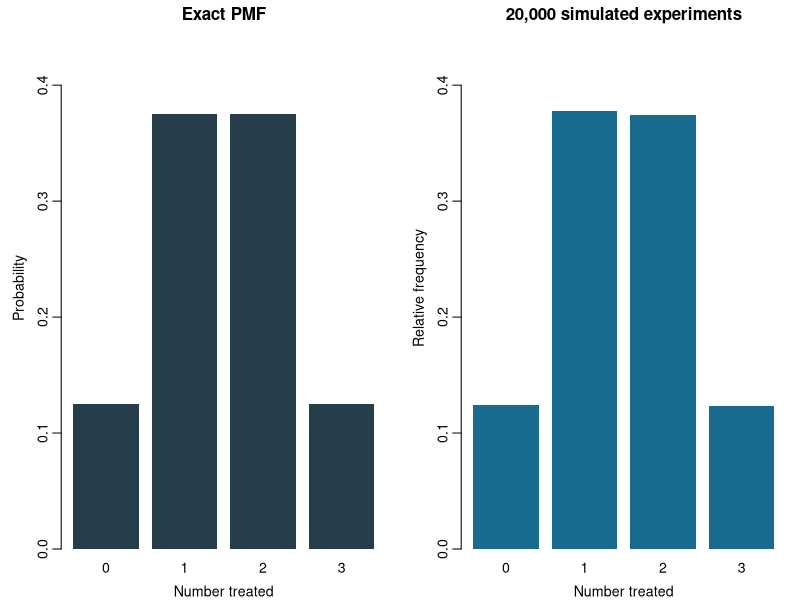
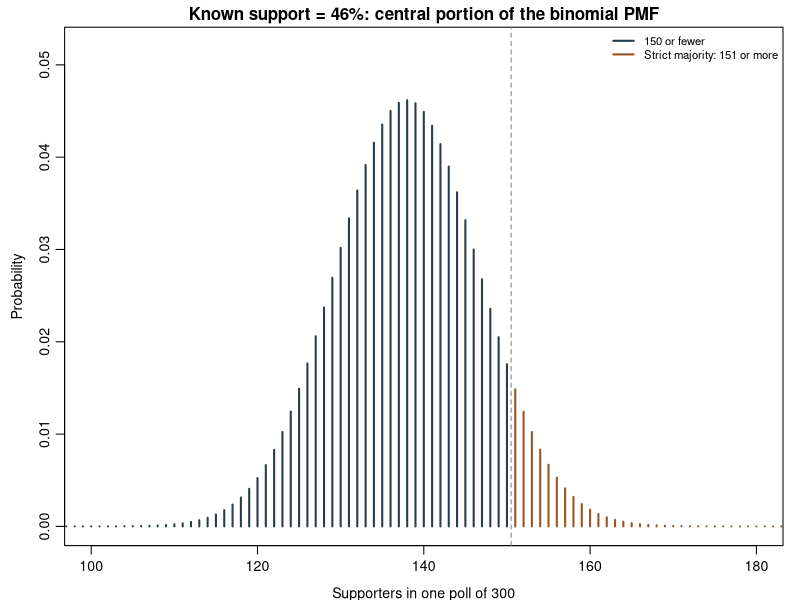
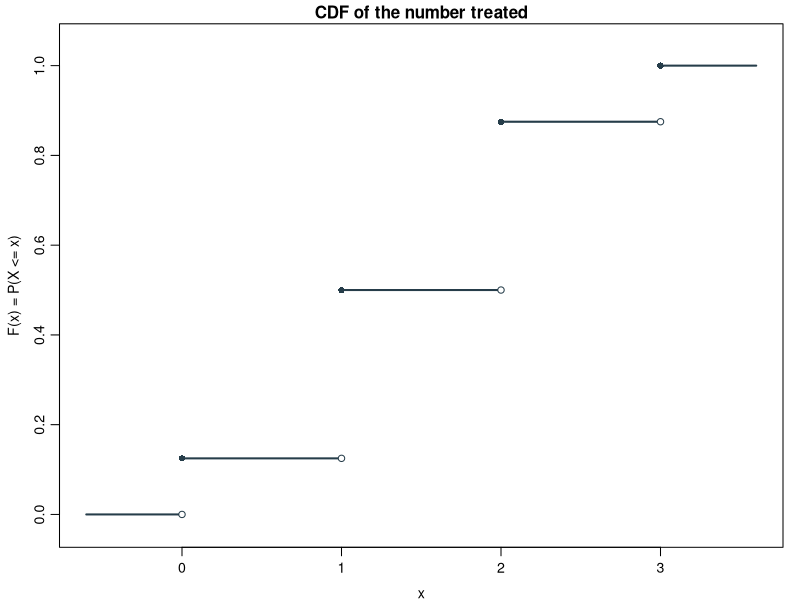
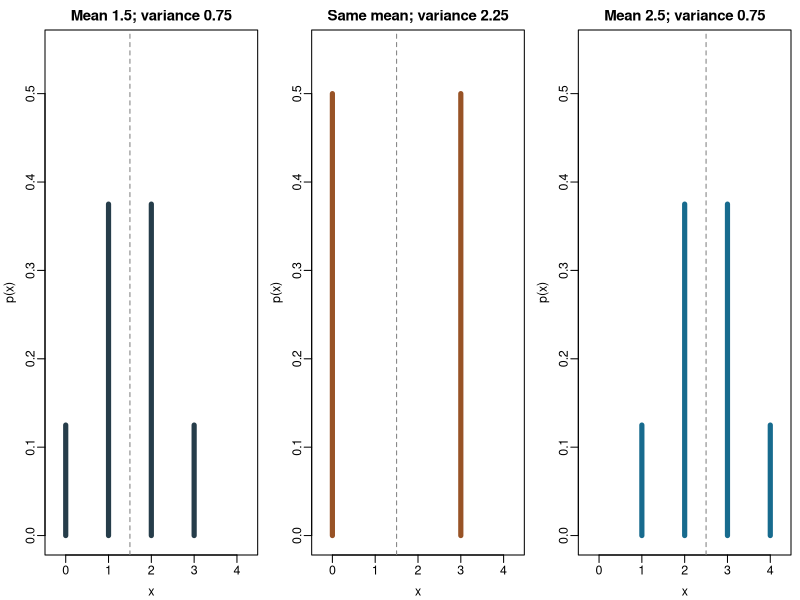

Write the R code that produced these figures, in order.
# POLI 210, September 23, 2026. Instructor review draft; base R only.
# Run the full script once. Then rerun named sections for demonstrations.
# N always counts repeated experiments, not units within one experiment.

## ---- demo-setup ----
N <- 20000L
theory_color <- "#263d4a"
simulation_color <- "#176b8e"
event_color <- "#985326"

## ---- assignment-pmf ----
assignments <- expand.grid(unit1 = c("C", "T"),
                           unit2 = c("C", "T"),
                           unit3 = c("C", "T"))
assignments$number_treated <- rowSums(assignments == "T")
xs <- 0:3
pmf <- as.numeric(table(factor(assignments$number_treated,
                              levels = xs))) / nrow(assignments)
data.frame(x = xs, probability = pmf)

## ---- assignment-sim ----
set.seed(92301)
N <- 20000L
X <- replicate(N, {
  assignment <- sample(c("C", "T"), 3, replace = TRUE)
  sum(assignment == "T")
})
head(X)

## ---- assignment-direct ----
set.seed(92302)
X_direct <- sample(0:3, N, replace = TRUE,
                   prob = c(1, 3, 3, 1) / 8)
set.seed(92303)
X_binom <- rbinom(N, size = 3, prob = 0.5)

## ---- pmf-comparison ----
relative_frequency <- function(z) {
  as.numeric(table(factor(z, levels = 0:3))) / length(z)
}
comparison <- data.frame(
  x = xs, exact = pmf,
  individual_assignments = relative_frequency(X),
  direct_pmf = relative_frequency(X_direct),
  binomial = relative_frequency(X_binom))
round(comparison, 4)

## ---- pmf-plot ----
par(mar = c(3, 3.6, 1.6, .8), mgp = c(2, .6, 0),
    mfrow = c(1, 2), cex = .85)
barplot(pmf, names.arg = xs, col = theory_color,
        ylim = c(0, .45), ylab = "Probability", xlab = "Number treated",
        main = "Exact PMF", border = NA)
barplot(relative_frequency(X), names.arg = xs, col = simulation_color,
        ylim = c(0, .45), ylab = "Relative frequency", xlab = "Number treated",
        main = "20,000 simulated experiments", border = NA)
par(mfrow = c(1, 1))

## ---- expectation ----
mu <- sum(xs * pmf)
c(exact_mean = mu, simulated_mean = mean(X),
  probability_all_same = mean(X == 0 | X == 3))

## ---- poll-exact ----
poll_size <- 300L
support <- 0.46
poll_mean <- poll_size * support
poll_lead <- pbinom(150, size = poll_size, prob = support,
                    lower.tail = FALSE)
c(expected_supporters = poll_mean, probability_sample_lead = poll_lead)

## ---- poll-plot ----
counts <- 0:poll_size
poll_pmf <- dbinom(counts, size = poll_size, prob = support)
par(mar = c(3.2, 3.8, 1.6, 1), mgp = c(2.3, .7, 0), cex = .85)
plot(counts, poll_pmf, type = "h", lwd = 2,
     col = ifelse(counts > 150, event_color, theory_color),
     xlim = c(100, 180), ylim = c(0, .052),
     xlab = "Supporters in one poll of 300", ylab = "Probability",
     main = "Known support = 46%: central portion of the binomial PMF")
abline(v = 150.5, lty = 2, col = "gray50")
legend("topright", legend = c("150 or fewer", "Strict majority: 151 or more"),
       col = c(theory_color, event_color), lwd = 2, bty = "n", cex = .8)

## ---- cdf-plot ----
par(mar = c(3.1, 3.5, 1.4, 1), mgp = c(2.2, .7, 0), cex = .85)
cuts <- c(-.6, 0:3, 3.6)
heights <- c(0, cumsum(pmf))
plot(NA, xlim = c(-.6, 3.6), ylim = c(-.03, 1.05),
     xlab = "x", ylab = "F(x) = P(X <= x)",
     main = "CDF of the number treated")
segments(cuts[-length(cuts)], heights, cuts[-1], heights,
         lwd = 2, col = theory_color)
points(xs, cumsum(pmf), pch = 16, col = theory_color)
points(xs, c(0, cumsum(pmf)[1:3]), pch = 21, bg = "white", col = theory_color)

## ---- poll-sim ----
set.seed(92304)
polls <- rbinom(N, size = 300, prob = 0.46)
c(simulated_mean = mean(polls),
  simulated_probability_lead = mean(polls > 150),
  exact_probability_lead = poll_lead)

## ---- transform ----
Y <- (X - 1.5)^2
c(prob_Y_0.25 = mean(Y == .25), prob_Y_2.25 = mean(Y == 2.25),
  mean_Y = mean(Y))

## ---- variance ----
v <- sum((xs - mu)^2 * pmf)
c(exact_variance = v, shortcut = sum(xs^2 * pmf) - mu^2,
  simulated_squared_deviation = mean((X - mu)^2),
  sample_variance = var(X), sample_sd = sd(X))

## ---- spread-plot ----
par(mfrow = c(1, 3), mar = c(3, 3, 2, .6), mgp = c(1.9, .5, 0), cex = .75)
plot_one <- function(values, probs, title, color) {
  plot(NA, xlim = c(-.3, 4.3), ylim = c(0, .55), xlab = "x", ylab = "p(x)",
       main = title, xaxt = "n")
  axis(1, at = 0:4)
  segments(values, 0, values, probs, lwd = 5, col = color)
  abline(v = sum(values * probs), lty = 2, col = "gray50")
}
plot_one(xs, pmf, "Mean 1.5; variance 0.75", theory_color)
plot_one(c(0, 3), c(.5, .5), "Same mean; variance 2.25", event_color)
plot_one(xs + 1, pmf, "Mean 2.5; variance 0.75", simulation_color)
par(mfrow = c(1, 1))

## ---- variance-rules ----
set.seed(92305)
Z <- rbinom(N, size = 3, prob = .5) # independent of the draws in X
c(var_sum_independent = var(X + Z),
  sum_of_variances = var(X) + var(Z),
  var_sum_copied = var(X + X),
  four_times_variance = 4 * var(X))

## ---- geometric-sim ----
set.seed(92306)
G <- replicate(N, {
  failures <- 0L
  while (sample(c(FALSE, TRUE), 1, prob = c(.8, .2)) == FALSE) {
    failures <- failures + 1L
  }
  failures
})
c(mean_failures = mean(G), mean_total_calls = mean(G + 1),
  simulated_more_than_five_calls = mean(G >= 5),
  exact_more_than_five_calls = pgeom(4, prob = .2, lower.tail = FALSE))

## ---- geometric-direct ----
set.seed(92307)
G_direct <- rgeom(N, prob = .2)
c(mean_failures = mean(G_direct), probability_more_than_five_calls = mean(G_direct >= 5))

## ---- other-distributions ----
set.seed(92308)
reds <- rhyper(N, m = 5, n = 5, k = 6)
c(exact_four_red = dhyper(4, m = 5, n = 5, k = 6),
  simulated_four_red = mean(reds == 4))
set.seed(92309)
calls_per_hour <- rpois(N, lambda = 2)
c(exact_at_least_three = ppois(2, lambda = 2, lower.tail = FALSE),
  simulated_at_least_three = mean(calls_per_hour >= 3))
